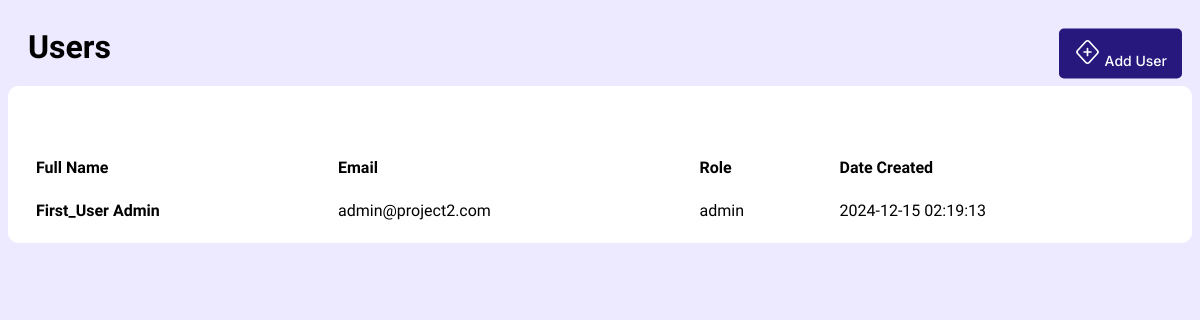
/public/view_users.php, run on an earlier commit of the app's database.
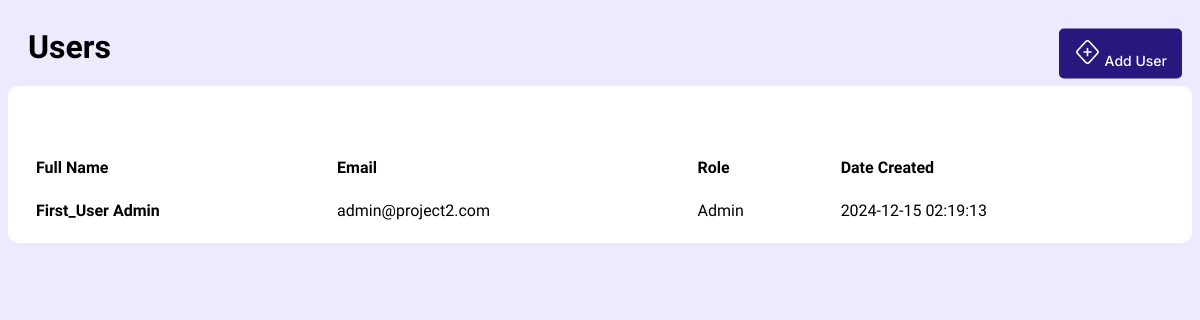
And on a later commit of the database.
### tables this page shows
CREATE TABLE IF NOT EXISTS Users (
    id INT AUTO_INCREMENT PRIMARY KEY,
    firstname VARCHAR(500),
    lastname VARCHAR(500),
    password VARCHAR(500),
    email VARCHAR(500) UNIQUE,
    role VARCHAR(500),
    created_at DATETIME DEFAULT CURRENT_TIMESTAMP 
);

### models/user.php (called while the page is built, shortened)
<?php
class User{
    private $firstname;
    private $lastname;
    private $email;
    private $role;
    private $created_at;
    private static array $users = [];
    private static $conn;
    public function __construct($id, $firstname, $lastname, $email, $role, $created_at) {
        $this->firstname = $firstname;
        $this->lastname = $lastname;
        $this->email = $email;
        $this->role = $role;
        $this->created_at = $created_at;
        if (!self::userIdExists($id)) {
            self::$users[$id] = $this;
        }
     }
    public static function userIdExists($id): bool{
        return isset(self::$users[$id]);
    }
    public function getFname() {
        return $this->firstname;
    }
    public function getLname() {
        return $this->lastname;
    }
    public function getEmail() {
        return $this->email;
    }
    public function getRole():string {
        return $this->role;
    }
    public function getCreatedAt() {
        return $this->created_at;
    }
    public static function setConnection($conn){
        self::$conn = $conn;
    }
    public static function getUsers():array {
        return self::$users;
    }
        public static function getAllUsers() {
        $stmt = self::$conn->prepare("SELECT * FROM users");
        $stmt->execute();
        $users = $stmt->fetchAll(PDO::FETCH_ASSOC);
        if (!$users) {
            return;
        }else{
            foreach ($users as $user) {
                self::$users[$user['id']] = new User(
                    $user['id'],
                    $user['firstname'],
                    $user['lastname'],
                    $user['email'],
                    $user['role'],
                    $user['created_at']
                );
            }
        }
    }
}
?>

### public/view_users.php (the view, shortened to what this page needs)
<?php
require_once '../models/user.php';
User::getAllUsers();
$users = User::getUsers();
?>
<!DOCTYPE html>
<html lang="en">
<head>
    <link rel="stylesheet" href="Viewusers.css">
</head>
<body>
    <div class="Userhead">
    <h1>Users</h1>
    </div>
    <button class="add-btn" id="addUserBtn">
    Add User
    </button>
    <div class= "usertab">
    <table class="user-table">
        <thead>
            <tr>
                <th>Full Name</th>
                <th>Email</th>
                <th>Role</th>
                <th>Date Created</th>
            </tr>
        </thead>
        <tbody>
            <?php if (!empty($users)): ?>
                <?php foreach ($users as $user): ?>
                    <tr>
                        <td><strong><?php echo htmlspecialchars($user->getLName() . ' ' . $user->getFName()); ?></strong></td>
                        <td><?php echo htmlspecialchars($user->getEmail()); ?></td>
                        <td><?php echo htmlspecialchars($user->getRole()); ?></td>
                        <td><?php echo htmlspecialchars($user->getCreatedAt()); ?></td>
                    </tr>
                <?php endforeach; ?>
            <?php else: ?>
                <tr>
                    <td colspan="4">No users found.</td>
                </tr>
            <?php endif; ?>
        </tbody>
    </table>
            </div>
</body>
</html>

What changed in the data, as far as the page shows it:
changed users "First_User Admin": role "admin" → "Admin"
